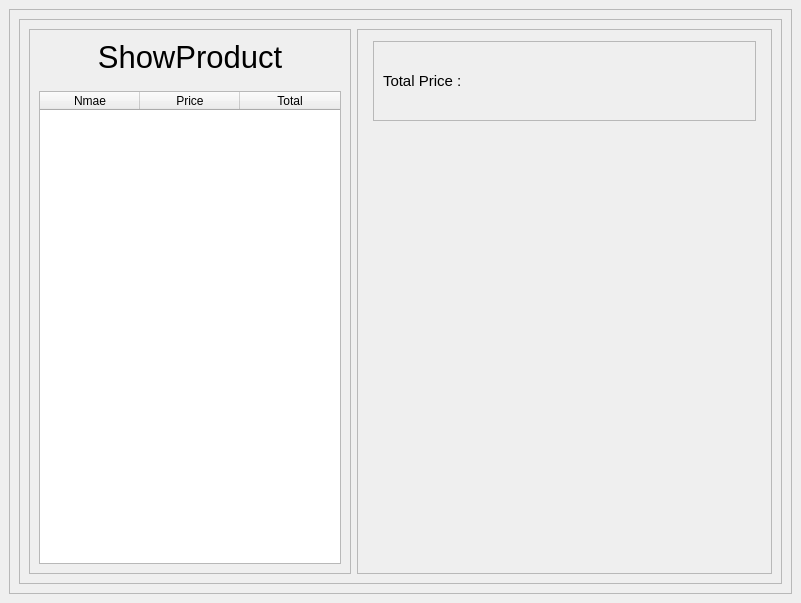
<?xml version="1.0" encoding="UTF-8"?>
<ui version="4.0">
 <class>MainWindow</class>
 <widget class="QMainWindow" name="MainWindow">
  <property name="geometry">
   <rect>
    <x>0</x>
    <y>0</y>
    <width>801</width>
    <height>603</height>
   </rect>
  </property>
  <property name="windowTitle">
   <string>show_customer</string>
  </property>
  <widget class="QWidget" name="centralwidget">
   <layout class="QHBoxLayout" name="horizontalLayout_5">
    <item>
     <widget class="QFrame" name="frame">
      <property name="frameShape">
       <enum>QFrame::StyledPanel</enum>
      </property>
      <property name="frameShadow">
       <enum>QFrame::Raised</enum>
      </property>
      <layout class="QHBoxLayout" name="horizontalLayout_4">
       <item>
        <widget class="QFrame" name="frame_2">
         <property name="frameShape">
          <enum>QFrame::StyledPanel</enum>
         </property>
         <property name="frameShadow">
          <enum>QFrame::Raised</enum>
         </property>
         <layout class="QHBoxLayout" name="horizontalLayout_3">
          <item>
           <widget class="QFrame" name="frame_3">
            <property name="maximumSize">
             <size>
              <width>322</width>
              <height>16777215</height>
             </size>
            </property>
            <property name="frameShape">
             <enum>QFrame::StyledPanel</enum>
            </property>
            <property name="frameShadow">
             <enum>QFrame::Raised</enum>
            </property>
            <layout class="QVBoxLayout" name="verticalLayout_2">
             <property name="spacing">
              <number>16</number>
             </property>
             <item>
              <widget class="QLabel" name="label_4">
               <property name="maximumSize">
                <size>
                 <width>16777215</width>
                 <height>16777215</height>
                </size>
               </property>
               <property name="font">
                <font>
                 <pointsize>23</pointsize>
                </font>
               </property>
               <property name="text">
                <string>ShowProduct</string>
               </property>
               <property name="alignment">
                <set>Qt::AlignCenter</set>
               </property>
              </widget>
             </item>
             <item>
              <widget class="QTableWidget" name="tableWidget">
               <column>
                <property name="text">
                 <string>Nmae</string>
                </property>
               </column>
               <column>
                <property name="text">
                 <string>Price</string>
                </property>
               </column>
               <column>
                <property name="text">
                 <string>Total</string>
                </property>
               </column>
              </widget>
             </item>
            </layout>
           </widget>
          </item>
          <item>
           <widget class="QFrame" name="frame_4">
            <property name="frameShape">
             <enum>QFrame::StyledPanel</enum>
            </property>
            <property name="frameShadow">
             <enum>QFrame::Raised</enum>
            </property>
            <layout class="QVBoxLayout" name="verticalLayout">
             <property name="spacing">
              <number>26</number>
             </property>
             <property name="leftMargin">
              <number>15</number>
             </property>
             <property name="topMargin">
              <number>11</number>
             </property>
             <property name="rightMargin">
              <number>15</number>
             </property>
             <property name="bottomMargin">
              <number>66</number>
             </property>
             <item>
              <widget class="QFrame" name="frame_5">
               <property name="maximumSize">
                <size>
                 <width>16777215</width>
                 <height>80</height>
                </size>
               </property>
               <property name="frameShape">
                <enum>QFrame::StyledPanel</enum>
               </property>
               <property name="frameShadow">
                <enum>QFrame::Raised</enum>
               </property>
               <layout class="QHBoxLayout" name="horizontalLayout_2">
                <item>
                 <widget class="QLabel" name="label">
                  <property name="maximumSize">
                   <size>
                    <width>100</width>
                    <height>16777215</height>
                   </size>
                  </property>
                  <property name="font">
                   <font>
                    <pointsize>11</pointsize>
                   </font>
                  </property>
                  <property name="text">
                   <string>Total Price :</string>
                  </property>
                 </widget>
                </item>
                <item>
                 <widget class="QLabel" name="label_2">
                  <property name="font">
                   <font>
                    <pointsize>17</pointsize>
                   </font>
                  </property>
                  <property name="text">
                   <string/>
                  </property>
                 </widget>
                </item>
               </layout>
              </widget>
             </item>
             <item>
              <widget class="QLabel" name="label_3">
               <property name="maximumSize">
                <size>
                 <width>400</width>
                 <height>400</height>
                </size>
               </property>
               <property name="text">
                <string/>
               </property>
               <property name="pixmap">
                <pixmap>../../../Pictures/PrePro/image/003.png</pixmap>
               </property>
               <property name="scaledContents">
                <bool>true</bool>
               </property>
              </widget>
             </item>
            </layout>
           </widget>
          </item>
         </layout>
        </widget>
       </item>
      </layout>
     </widget>
    </item>
   </layout>
  </widget>
 </widget>
 <resources/>
 <connections/>
</ui>
